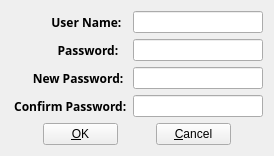
<?xml version="1.0" encoding="UTF-8"?>
<ui version="4.0">
 <class>UpdatePassword</class>
 <widget class="QWidget" name="UpdatePassword">
  <property name="geometry">
   <rect>
    <x>0</x>
    <y>0</y>
    <width>274</width>
    <height>151</height>
   </rect>
  </property>
  <property name="windowTitle">
   <string>Update Password</string>
  </property>
  <layout class="QVBoxLayout" name="verticalLayout_2">
   <item>
    <layout class="QVBoxLayout" name="verticalLayout">
     <item>
      <layout class="QGridLayout" name="gridLayout">
       <item row="0" column="0">
        <widget class="QLabel" name="label">
         <property name="font">
          <font>
           <family>Arial Black</family>
           <weight>75</weight>
           <bold>true</bold>
          </font>
         </property>
         <property name="text">
          <string>             User Name:</string>
         </property>
        </widget>
       </item>
       <item row="0" column="1">
        <widget class="QLineEdit" name="le_userName">
         <property name="readOnly">
          <bool>true</bool>
         </property>
        </widget>
       </item>
       <item row="1" column="0">
        <widget class="QLabel" name="label_2">
         <property name="font">
          <font>
           <family>Arial Black</family>
           <weight>75</weight>
           <bold>true</bold>
          </font>
         </property>
         <property name="text">
          <string>               Password:</string>
         </property>
        </widget>
       </item>
       <item row="1" column="1">
        <widget class="QLineEdit" name="le_password">
         <property name="echoMode">
          <enum>QLineEdit::Password</enum>
         </property>
        </widget>
       </item>
       <item row="2" column="0">
        <widget class="QLabel" name="label_3">
         <property name="font">
          <font>
           <family>Arial Black</family>
           <weight>75</weight>
           <bold>true</bold>
          </font>
         </property>
         <property name="text">
          <string>       New Password:</string>
         </property>
        </widget>
       </item>
       <item row="2" column="1">
        <widget class="QLineEdit" name="le_npassword">
         <property name="echoMode">
          <enum>QLineEdit::Password</enum>
         </property>
        </widget>
       </item>
       <item row="3" column="0">
        <widget class="QLabel" name="label_4">
         <property name="font">
          <font>
           <family>Arial Black</family>
           <weight>75</weight>
           <bold>true</bold>
          </font>
         </property>
         <property name="text">
          <string> Confirm Password:</string>
         </property>
        </widget>
       </item>
       <item row="3" column="1">
        <widget class="QLineEdit" name="le_cpassword">
         <property name="echoMode">
          <enum>QLineEdit::Password</enum>
         </property>
        </widget>
       </item>
      </layout>
     </item>
     <item>
      <layout class="QHBoxLayout" name="_2">
       <property name="spacing">
        <number>6</number>
       </property>
       <property name="margin">
        <number>0</number>
       </property>
       <item>
        <widget class="QPushButton" name="okButton">
         <property name="maximumSize">
          <size>
           <width>75</width>
           <height>23</height>
          </size>
         </property>
         <property name="text">
          <string>&amp;OK</string>
         </property>
        </widget>
       </item>
       <item>
        <widget class="QPushButton" name="cancelButton">
         <property name="maximumSize">
          <size>
           <width>75</width>
           <height>23</height>
          </size>
         </property>
         <property name="text">
          <string>&amp;Cancel</string>
         </property>
        </widget>
       </item>
      </layout>
     </item>
    </layout>
   </item>
  </layout>
 </widget>
 <resources/>
 <connections>
  <connection>
   <sender>okButton</sender>
   <signal>clicked()</signal>
   <receiver>UpdatePassword</receiver>
   <slot>btn_Ok_UpdatePassword()</slot>
   <hints>
    <hint type="sourcelabel">
     <x>87</x>
     <y>139</y>
    </hint>
    <hint type="destinationlabel">
     <x>87</x>
     <y>150</y>
    </hint>
   </hints>
  </connection>
  <connection>
   <sender>cancelButton</sender>
   <signal>clicked()</signal>
   <receiver>UpdatePassword</receiver>
   <slot>btn_Cancel_close()</slot>
   <hints>
    <hint type="sourcelabel">
     <x>187</x>
     <y>129</y>
    </hint>
    <hint type="destinationlabel">
     <x>186</x>
     <y>143</y>
    </hint>
   </hints>
  </connection>
 </connections>
 <slots>
  <slot>btn_Ok_UpdatePassword()</slot>
  <slot>btn_Cancel_close()</slot>
 </slots>
</ui>
